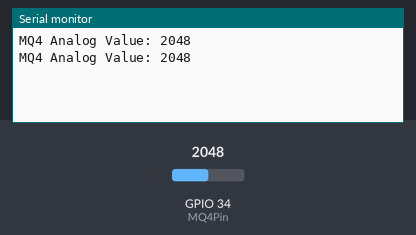
A sketch run on a simulated ESP32. On the bench: the last lines printed to the serial monitor. The test bench sets the inputs (shaded band); at power-on: GPIO 34 (MQ4Pin) = 2048.

Above: at 1.8 s.
1.9 s: GPIO 34 (MQ4Pin) set to 2866
At 2.6 s:
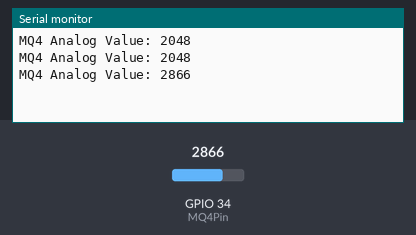
3.4 s: GPIO 34 (MQ4Pin) set to 3603
At 4.8 s:
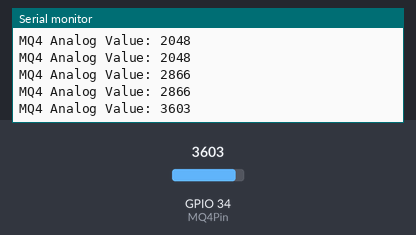
Timing chart, 0 to 6.4 s (numbered marks = the images above; inputs shaded):
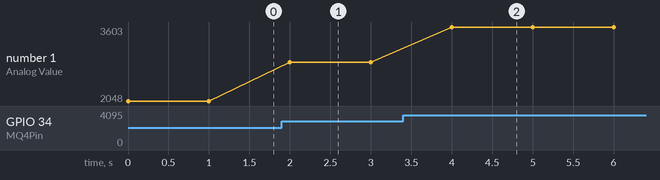

Measured:
- after the input at 1.9 s, the serial monitor: prints a new line after 0.10 s (image 1)
- after the input at 3.4 s, the serial monitor: prints a new line after 0.60 s (image 2)
- plotted number 1: 2048 → 2866 after the input at 1.9 s, 2866 → 3603 after the input at 3.4 s

The sketch:

mq4_sensor.ino
```cpp
int MQ4Pin = 34;  // Define the analog pin for the MQ4 sensor(detect methane (CH₄))(ESP32 pin 34)
int MQ4Value = 0; // Variable to store the analog reading

void setup() {
  Serial.begin(115200);
}

void loop() {
  // Read the analog value from the MQ4 sensor
  MQ4Value = analogRead(MQ4Pin);

  // Display the analog value in the Serial Monitor
  Serial.print("MQ4 Analog Value: ");
  Serial.println(MQ4Value);

  // Delay for stability
  delay(1000);
}
```
